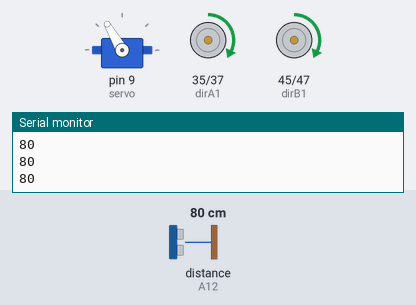
A sketch run on a simulated Arduino Mega 2560, built with avr-gcc and run on an emulated ATmega2560. Parts: servo, motor-driver pin pairs drawn as motors (green arrow = first pin HIGH = forward, orange = second pin HIGH = backward, longer = more drive, scaled by the enable pin), the last lines printed to the serial monitor. Wiring (inferred from the names in the program): ultrasonic range finder: trigger A11; echo A12. Inputs (shaded band) come from the test bench; at power-on: distance to the obstacle (sensor on A12) 80 cm. The echo pulse lasts 58.3 µs per cm.

Above: at 1.2 s.
1.3 s: distance to the obstacle (sensor on A12) set to 30 cm
2.8 s: distance to the obstacle (sensor on A12) set to 24 cm
At 4.8 s:
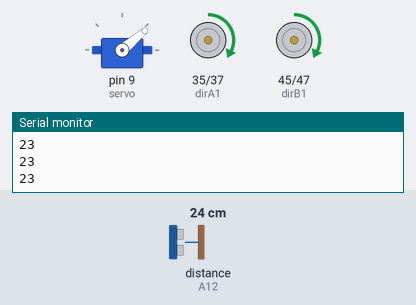
5.6 s: distance to the obstacle (sensor on A12) set to 47 cm
7.1 s: distance to the obstacle (sensor on A12) set to 56 cm
At 7.41 s:
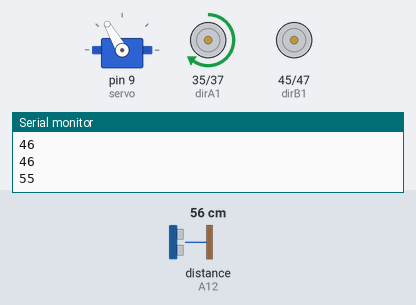
9.0 s: distance to the obstacle (sensor on A12) set to 2 cm
At 9.8 s:
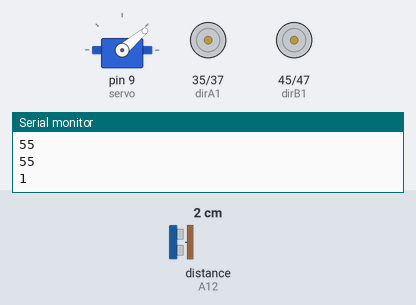
11.8 s: distance to the obstacle (sensor on A12) set to 60 cm
At 13.2 s:
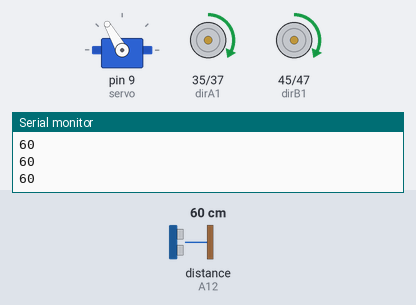
Timing chart, 0 to 14.8 s (numbered marks = the images above; inputs shaded):
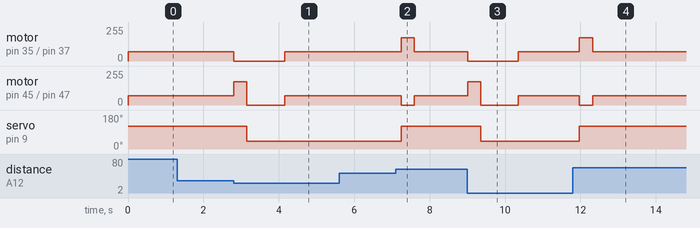

The sketch:

obstacle.ino
```cpp
#include<Servo.h>

Servo servo;


#define trigPin A11
#define echoPin A12

#define num_sensors 10
#define avgSpeed 70


long duration;
long cm;

int pwmA = 5;
int pwmB = 6;
int dirA1 = 35;
int dirA2 = 37;
int dirB1 = 45;
int dirB2 = 47;


//int lrdvalue=0;

void setup() {
  Serial.begin(9600);

 // readValues();

  pinMode(pwmA, OUTPUT);
  pinMode(pwmB, OUTPUT);
  pinMode(dirA1, OUTPUT);
  pinMode(dirA2, OUTPUT);
  pinMode(dirB1, OUTPUT);
  pinMode(dirB2, OUTPUT);

  //pinMode(ldrPin, INPUT);

  servo.attach(9);
  servo.write(120);

  forward();

}

void loop() {
  sonar();
  if(cm <= 25){
    anticlockwise();
    delay(350);
    //Stop();
    //delay(1000);
    servo.write(40);
     Stop();
    delay(1000);
    sonar();
   while(cm<=50)
   {
     servo.write(40);
     sonar();
     forward();
     delay(100);
   }
   //delay(200);
   if(cm>40){
     servo.write(120);
     clockwise();
     delay(350);
     //Stop();
     //delay(1000);
     forward();
    }
  }
  forward();
}


long TimetoDistance(long microseconds)
{
  // The speed of sound is 340 m/s or 29 microseconds per centimeter.
  // The ping travels out and back, so to find the distance of the
  // object we take half of the distance travelled.
  return microseconds / 29 / 2;
}

  void sonar(){
    pinMode(trigPin, OUTPUT);
    digitalWrite(trigPin, LOW);
    delayMicroseconds(2);
    digitalWrite(trigPin, HIGH);
    delayMicroseconds(10);
    digitalWrite(trigPin, LOW);

    pinMode(echoPin, INPUT);
    duration = pulseIn(echoPin, HIGH);
    cm = TimetoDistance(duration);
    Serial.println(cm);
    //Serial.print(" ");
    //delay(10);
  }

  void Stop(){
    digitalWrite(dirA1, LOW);
    digitalWrite(dirA2, LOW);
    //analogWrite(pwmA, avgSpeed);
    digitalWrite(dirB1, LOW);
    digitalWrite(dirB2, LOW);
   // analogWrite(pwmB, avgSpeed);
  }
  void forward(){
    digitalWrite(dirA1, HIGH);
    digitalWrite(dirA2, LOW);
    analogWrite(pwmA, avgSpeed);
    digitalWrite(dirB1, HIGH);
    digitalWrite(dirB2, LOW);
    analogWrite(pwmB, avgSpeed);
  }
  void anticlockwise(){
    digitalWrite(dirA1, LOW);
    digitalWrite(dirA2, LOW);
    analogWrite(pwmA, 0);
    digitalWrite(dirB1, HIGH);
    digitalWrite(dirB2, LOW);
    analogWrite(pwmB, 175);
  }

  void clockwise(){
    digitalWrite(dirA1, HIGH);
    digitalWrite(dirA2, LOW);
    analogWrite(pwmA, 175);
    digitalWrite(dirB1, LOW);
    digitalWrite(dirB2, LOW);
    analogWrite(pwmB, 0);
  }
```

Measured:
- the behaviour switches between 27 and 26 cm on distance to the obstacle (sensor on A12) (found by bisection; images 0 and 1)
- the behaviour switches between 51 and 52 cm on distance to the obstacle (sensor on A12) (found by bisection; images 1 and 2)
- after the input at 2.8 s, motor on pin 35 (dirA1) / pin 37 (dirA2): forward 70/255 → stopped at once, → forward 70/255 1.4 s later; motor on pin 45 (dirB1) / pin 47 (dirB2): forward 70/255 → forward 175/255 at once, → stopped 0.35 s later, → forward 70/255 1.0 s later; servo on pin 9 (servo): 120° → 40° after 0.36 s
- after the input at 7.1 s, motor on pin 35 (dirA1) / pin 37 (dirA2): forward 70/255 → forward 175/255 after 0.14 s, → forward 70/255 0.35 s later; motor on pin 45 (dirB1) / pin 47 (dirB2): forward 70/255 → stopped after 0.14 s, → forward 70/255 0.35 s later; servo on pin 9 (servo): 40° → 120° after 0.14 s
- after the input at 9.0 s, motor on pin 35 (dirA1) / pin 37 (dirA2): forward 70/255 → stopped at once, → forward 70/255 1.4 s later; motor on pin 45 (dirB1) / pin 47 (dirB2): forward 70/255 → forward 175/255 at once, → stopped 0.35 s later, → forward 70/255 1.0 s later; servo on pin 9 (servo): 120° → 40° after 0.36 s
- after the input at 11.8 s, motor on pin 35 (dirA1) / pin 37 (dirA2): forward 70/255 → forward 175/255 after 0.17 s, → forward 70/255 0.35 s later; motor on pin 45 (dirB1) / pin 47 (dirB2): forward 70/255 → stopped after 0.17 s, → forward 70/255 0.35 s later; servo on pin 9 (servo): 40° → 120° after 0.17 s
